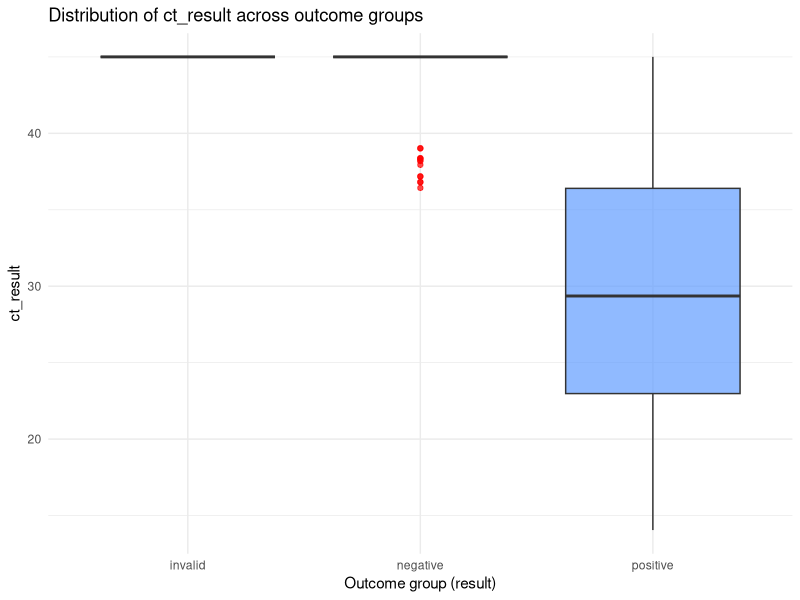
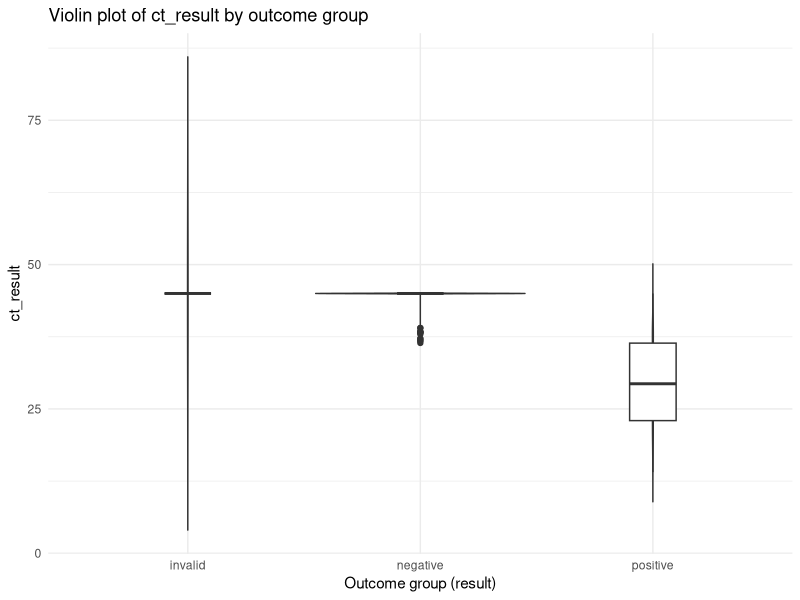

The R script that drew these images, in order:
#Task5_Fatemeh 
##Is there a difference in the distributions of ct_results between different outcome groups (result)


#Loading libraries
install.packages("ggridges")
library(tidyverse)
library(here)
library(GGally)
library(ggridges)


#loading post-tidied data set
data <- read_delim(here("data", "exam_data_tidier_2025-09-09.txt"), delim = " ")
data

# Boxplot – compare median and spread across groups
##Yes, ct_result values are lower in positive cases and higher in negative ones, with no data for the invalid group.
ggplot(data, aes(x = result, y = ct_result, fill = result)) +
  geom_boxplot(alpha = 0.7, outlier.color = "red") +
  labs(title = "Distribution of ct_result across outcome groups",
       x = "Outcome group (result)",
       y = "ct_result") +
  theme_minimal() +
  theme(legend.position = "none")

# Violin plot – show full distribution shape
ggplot(data, aes(x = result, y = ct_result, fill = result)) +
  geom_violin(trim = FALSE, alpha = 0.6) +
  geom_boxplot(width = 0.2, fill = "white") +
  labs(title = "Violin plot of ct_result by outcome group",
       x = "Outcome group (result)",
       y = "ct_result") +
  theme_minimal() +
  theme(legend.position = "none")

